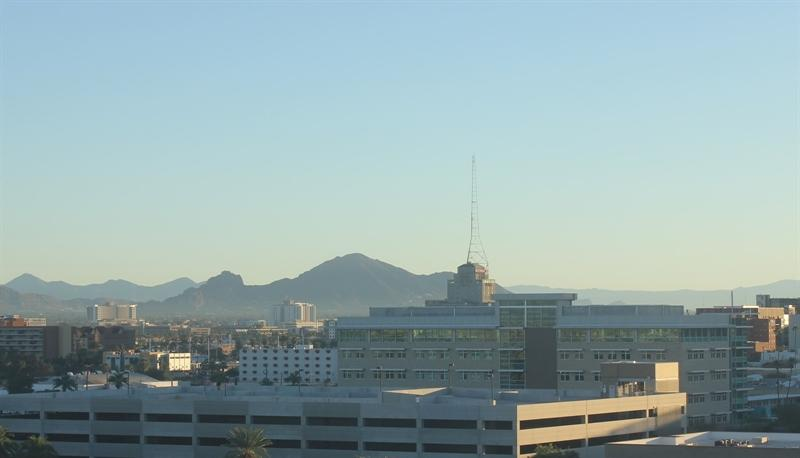
#> input picture Assignments/images/day_night_images/training/day/20151101_142050.jpg, 800 x 458 px; its folder holds only this picture in this run
$ jupyter execute --allow-errors 'A01025210_A2.CV.Basic Image Classification.ipynb'   (shell and % lines are left out)
#> lines starting #> are read from the running program, lines starting #| are printed output that depends on the picture
# Day and Night Image Classifier
---

The day/night image dataset consists of 200 RGB color images in two categories: day and night. There are equal numbers of each example: 100 day images and 100 night images.

We'd like to build a classifier that can accurately label these images as day or night, and that relies on finding distinguishing features between the two types of images!

*Note: All images come from the [AMOS dataset](http://cs.uky.edu/~jacobs/datasets/amos/) (Archive of Many Outdoor Scenes).*

### Import resources

Before you get started on the project code, import the libraries and resources that you'll need.

[cell 1]
# Sergio Hernandez Castillo
# A01025210

import cv2
import os, glob

import numpy as np
import matplotlib.pyplot as plt

# Adds plots to the Jupyter notebook instead of the terminal

## Training and Testing Data
The 200 day/night images are separated into training and testing datasets.

* 60% of these images are training images, for you to use as you create a classifier.
* 40% are test images, which will be used to test the accuracy of your classifier.

First, we set some variables to keep track of some where our images are stored:

    image_dir_training: the directory where our training image data is stored
    image_dir_test: the directory where our test image data is stored

[cell 2]
# Image data directories
image_dir_training = "images/day_night_images/training/"
image_dir_test = "images/day_night_images/test/"

## Load the datasets

These first few lines of code will load the training day/night images and store all of them in a variable, `IMAGE_LIST`. This list contains the images and their associated label ("day" or "night").

This function loads in images and their labels and places them in a list. The list contains all images and their associated labels. For example, after data is loaded, im_list[0][:] will be the first image-label pair in the list

[cell 3]
def load_dataset(image_dir):

    # Populate this empty image list
#> called with image_dir = 'images/day_night_images/training/'
    im_list = []
    image_types = ["day", "night"]

    # Iterate through each color folder
    for im_type in image_types:

        # Iterate through each image file in each image_type folder
        # glob reads in any image with the extension "image_dir/im_type/*"
        for file in glob.glob(os.path.join(image_dir, im_type, "*")):

            # Read in the image
            im = cv2.imread(file)
#> im is the input picture: shape (458, 800, 3); mean B, G, R 170.2, 168.7, 147.2

            # Check if the image exists/if it's been correctly read-in
            if not im is None:
                # Append the image, and it's type (red, green, yellow) to the image list
                im_list.append((im, im_type))

    return im_list

For example, the first image-label pair in `IMAGE_LIST` can be accessed by index:
``` IMAGE_LIST[0][:]```.

[cell 4]
# Load training data
IMAGE_LIST = load_dataset(image_dir_training)
#> IMAGE_LIST = 2 items
# plt.imshow(IMAGE_LIST[0][0])

## Visualize sample day and night images

[cell 5]
# Select an image and its label by list index
image_index = 6

#> (the rest of this cell did not finish here and is left out)

## Construct a `STANDARDIZED_LIST` of input images and output labels.

This function takes in a list of image-label pairs and outputs a **standardized** list of resized images and numerical labels.

[cell 6]
## Standardize the output using both functions above, standardize the input images and output labels
def standardize(image_list):

    # Empty image data array
    standard_list = []

    # Iterate through all the image-label pairs
    for item in image_list:
        pass
        # Resize the image to a specific width and height using cv2.resize
        resized_image = cv2.resize(item[0], (800, 500))

        # Create a numerical label based on the string label of the image: day should be 1, night should be 0
        if (item[1] == "day"):
            num_label = 1

        else:
            num_label = 0

        # Append the image, and it's label to the full, processed list of image data
        standard_list.append((resized_image, num_label))
#> this loop made 2 passes
#> num_label on passes 1 to 2: 1, 0
#> pass 1, in standardize, `resized_image = cv2.resize(item[0], (800, 500))`:
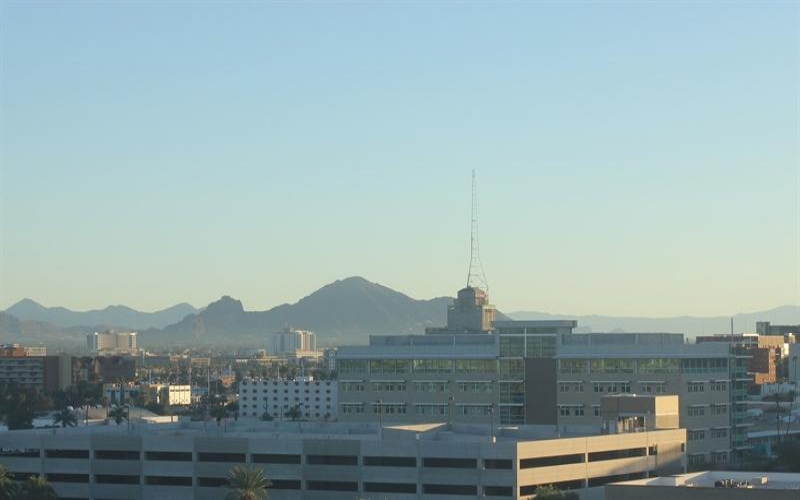
#> resized_image: shape (500, 800, 3); mean of channels 0, 1, 2 170.2, 168.7, 147.1; drawn as B, G, R
#> pass 2, in standardize, `resized_image = cv2.resize(item[0], (800, 500))`:
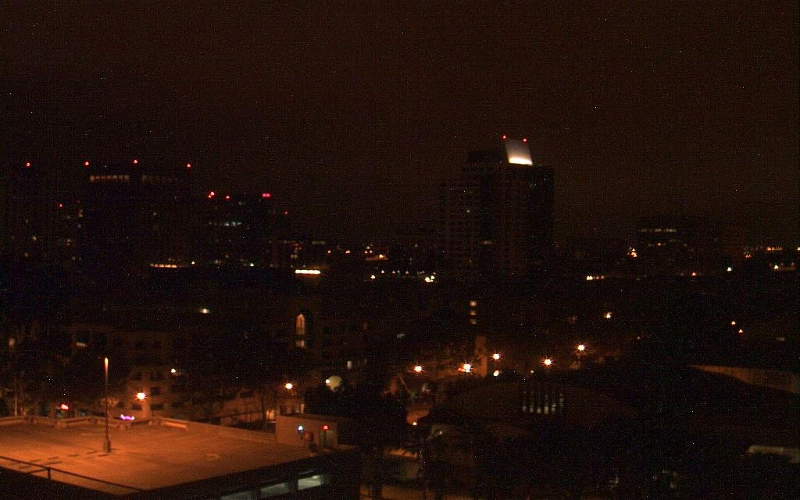
#> resized_image: shape (500, 800, 3); mean of channels 0, 1, 2 10.3, 16.6, 33.7; drawn as B, G, R
#> after the loop, standard_list = 2 items

    return standard_list

[cell 7]
# Standardize all training images

STANDARDIZED_LIST = standardize(IMAGE_LIST)
#> STANDARDIZED_LIST = 2 items

## Visualize the standardized data

Display a standardized image from STANDARDIZED_LIST.

[cell 8]
# Display a standardized image and its label

# Select an image by index
image_num = 0
selected_image = STANDARDIZED_LIST[image_num][0]
selected_label = STANDARDIZED_LIST[image_num][1]
#> selected_label = 1

# Display image and data about it
plt.imshow(selected_image)
print(f"Shape: ({selected_image.shape})")
#| Shape: ((500, 800, 3))
print(f"Label [1 = day, 0 = night]: {selected_label}")
#| Label [1 = day, 0 = night]: 1

# Feature Extraction

Create a feature that represents the brightness in an image. We'll be extracting the **average brightness** using HSV colorspace. Specifically, we'll use the V channel (a measure of brightness), add up the pixel values in the V channel, then divide that sum by the area of the image to get the average Value of the image.

---
###  Find the average brightness using the V channel

This function takes in a **standardized** RGB image and returns a feature (a single value) that represent the average level of brightness in the image. We'll use this value to classify the image as day or night.

[cell 9]
# Find the average Value or brightness of an image
def avg_brightness(rgb_image):
    ## TODO: Get the average brightness from an image using the HSV color space.

    # Convert image to HSV
    hsv_image = cv2.cvtColor(rgb_image, cv2.COLOR_RGB2HSV)

    # Add up all the pixel values in the V channel
    v_sum = 0

    for x in range(hsv_image.shape[1]):
        for y in range(hsv_image.shape[0]):
            v_sum += hsv_image[y, x, 2]

    # find the avg
    avg = v_sum / (500*800)

    return avg

[cell 10]
# Testing average brightness levels
# Look at a number of different day and night images and think about
# what average brightness value separates the two types of images

# As an example, a "night" image is loaded in and its avg brightness is displayed
image_num = 190
#> (the rest of this cell did not finish here and is left out)

# Classification and Visualizing Error

In this section, we'll turn our average brightness feature into a classifier that takes in a standardized image and returns a `predicted_label` for that image. This `estimate_label` function should return a value: 0 or 1 (night or day, respectively).

---
### Build a complete classifier

Complete this code so that it returns an estimated class label given an input RGB image.

[cell 11]
# This function should take in RGB image input
def estimate_label(rgb_image):
    ## TODO: Use the avg brightness feature to predict a label (0, 1)
    # Extract average brightness feature from an RGB image
    avg = avg_brightness(rgb_image)

    predicted_label = 0

    # Define a threshold value
    threshold = 90

    # if the average brightness is above the threshold value, we classify it as "day"
    if avg > threshold:
        predicted_label = 1

    # else, the pred-cted_label can stay 0 (it is predicted to be "night")
    else:
        predicted_label = 0

    return predicted_label

## Testing the classifier

Here is where we test your classification algorithm using our test set of data that we set aside at the beginning of the notebook!

Since we are using a pretty simple brightess feature, we may not expect this classifier to be 100% accurate. We'll aim for around 75-85% accuracy usin this one feature.

### Test dataset

Below, we load in the test dataset, standardize it using the `standardize` function you defined above, and then **shuffle** it; this ensures that order will not play a role in testing accuracy.

[cell 12]
import random

# Using the load_dataset function in helpers.py
# Load test data
TEST_IMAGE_LIST = load_dataset(image_dir_test)
#> TEST_IMAGE_LIST = 2 items

# Standardize the test data
STANDARDIZED_TEST_LIST = standardize(TEST_IMAGE_LIST)
#> the loop in standardize (call 2), `for item in image_list:` made 2 passes
#> STANDARDIZED_TEST_LIST = 2 items

# Shuffle the standardized test data
random.shuffle(STANDARDIZED_TEST_LIST)

## Determine the Accuracy

Compare the output of your classification algorithm (a.k.a. your "model") with the true labels and determine the accuracy.

This code stores all the misclassified images, their predicted labels, and their true labels, in a list called `misclassified`.

[cell 13]
# Constructs a list of misclassified images given a list of test images and their labels
def get_misclassified_images(test_images):
    # Track misclassified images by placing them into a list
    misclassified_images_labels = []

    # Iterate through all the test images
    # Classify each image and compare to the true label
    for image in test_images:

        # Get true data
        im = image[0]
        true_label = image[1]

        ## TODO:
        # Get predicted label from your classifier
        predicted_label = estimate_label(im)

        # Compare true and predicted labels
        # If these labels are not equal, the image has been misclassified. Append a tuple of
        # image, prediction, and true label to the misclassified list.
        if predicted_label != true_label:
            misclassified_images_labels.append((im, predicted_label, true_label))
#> this loop made 2 passes
#> (true_label, predicted_label, threshold in estimate_label) on passes 1 to 2: (1, 1, 90), (0, 0, 90)
#> after the loop, misclassified_images_labels = []

    # Return the list of misclassified [image, predicted_label, true_label] values
    return misclassified_images_labels

[cell 14]
# Find all misclassified images in a given test set
MISCLASSIFIED = get_misclassified_images(STANDARDIZED_TEST_LIST)
#> MISCLASSIFIED = []

## TODO: Calculate the accuracy of the classifier. Accuracy = number of correct / total number of images
# Accuracy calculations
total = len(STANDARDIZED_TEST_LIST)
#> total = 2
accuracy = (total - len(MISCLASSIFIED)) / total
#> accuracy = 1

print(f"Accuracy: {accuracy}")
#| Accuracy: 1.0
print(f"Number of misclassified images = {len(MISCLASSIFIED)} out of {total}")
#| Number of misclassified images = 0 out of 2
